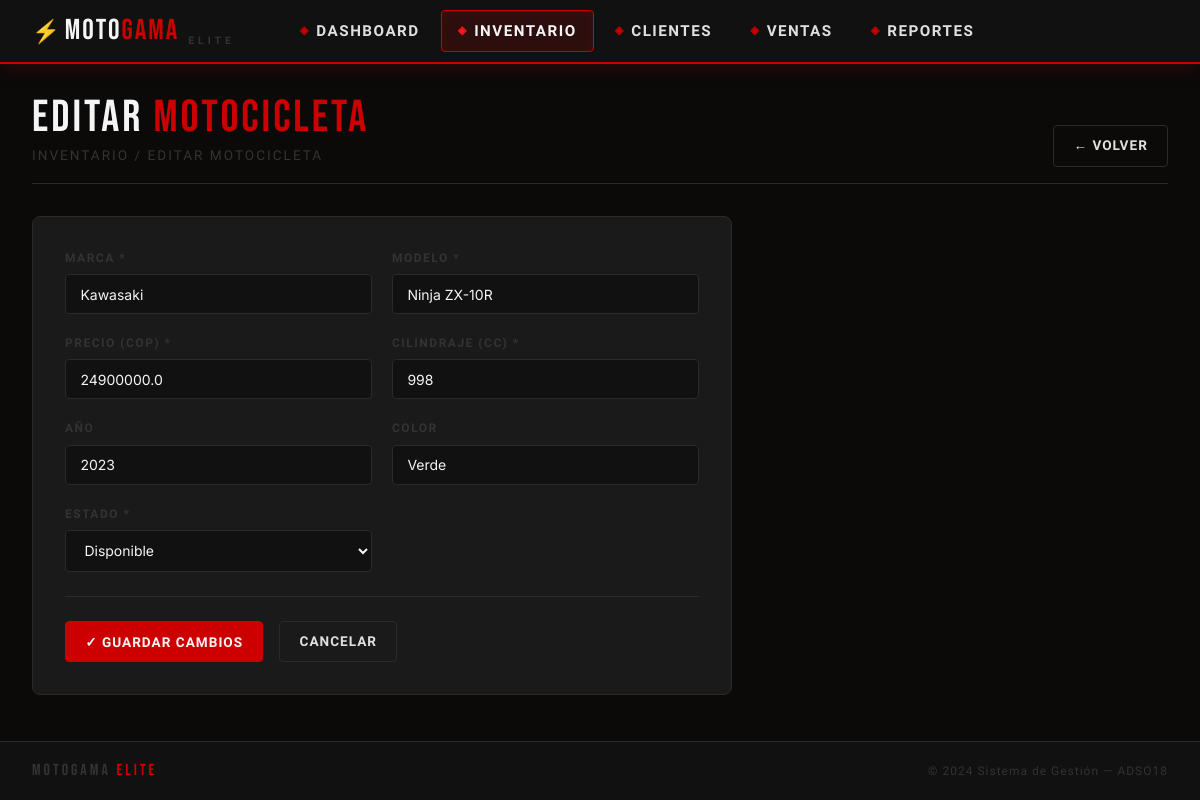
Screenshot of /vehiculos/editar/3 with the database file from the repository.
### tables this page shows
CREATE TABLE vehiculos (
    id INTEGER PRIMARY KEY AUTOINCREMENT,
    marca TEXT NOT NULL,
    modelo TEXT NOT NULL,
    precio REAL NOT NULL,
    cilindraje INTEGER NOT NULL,
    estado TEXT NOT NULL DEFAULT 'disponible' CHECK(estado IN ('disponible', 'vendido')),
    color TEXT,
    anio INTEGER,
    imagen_url TEXT,
    created_at TIMESTAMP DEFAULT CURRENT_TIMESTAMP
);

### app.py (the view, shortened to what this page needs)
@app.route('/vehiculos/editar/<int:id>', methods=['GET', 'POST'])
def editar_vehiculo(id):
    conn = get_db()
    vehiculo = conn.execute("SELECT * FROM vehiculos WHERE id=?", (id,)).fetchone()
    if not vehiculo:
        flash('Vehículo no encontrado.', 'error')
        return redirect(url_for('vehiculos'))
    conn.close()
    return render_template('vehiculo_form.html', vehiculo=vehiculo, titulo='Editar Motocicleta')

### app.py (called while the page is built)
def get_db():
    conn = sqlite3.connect(DB_PATH)
    conn.row_factory = sqlite3.Row
    conn.execute("PRAGMA foreign_keys = ON")
    return conn

### templates/vehiculo_form.html (shortened to what this page needs)
{% extends 'base.html' %}
{% block content %}
<div class="page-header">
    <div>
        <div class="page-title">{{ titulo.upper().replace(' ', '<span> ') | safe }}</div>
        <div class="page-subtitle">Inventario / {{ titulo }}</div>
    </div>
    <a href="{{ url_for('vehiculos') }}" class="btn btn-secondary">← Volver</a>
</div>
<div class="form-card">
    <form method="POST">
        <div class="form-grid">
            <div class="form-group">
                <label for="marca">Marca *</label>
                <input type="text" id="marca" name="marca" required
                       value="{{ vehiculo.marca if vehiculo else '' }}"
                       placeholder="Ej: Ducati, BMW, Kawasaki">
            </div>
            <div class="form-group">
                <label for="modelo">Modelo *</label>
                <input type="text" id="modelo" name="modelo" required
                       value="{{ vehiculo.modelo if vehiculo else '' }}"
                       placeholder="Ej: Panigale V4">
            </div>
            <div class="form-group">
                <label for="precio">Precio (COP) *</label>
                <input type="number" id="precio" name="precio" required min="0" step="1000"
                       value="{{ vehiculo.precio if vehiculo else '' }}"
                       placeholder="Ej: 28500000">
            </div>
            <div class="form-group">
                <label for="cilindraje">Cilindraje (cc) *</label>
                <input type="number" id="cilindraje" name="cilindraje" required min="50"
                       value="{{ vehiculo.cilindraje if vehiculo else '' }}"
                       placeholder="Ej: 1103">
            </div>
            <div class="form-group">
                <label for="anio">Año</label>
                <input type="number" id="anio" name="anio" min="1990" max="2030"
                       value="{{ vehiculo.anio if vehiculo else 2024 }}"
                       placeholder="Ej: 2024">
            </div>
            <div class="form-group">
                <label for="color">Color</label>
                <input type="text" id="color" name="color"
                       value="{{ vehiculo.color if vehiculo else '' }}"
                       placeholder="Ej: Rojo, Negro">
            </div>
            <div class="form-group">
                <label for="estado">Estado *</label>
                <select id="estado" name="estado" required>
                    <option value="disponible" {{ 'selected' if not vehiculo or vehiculo.estado == 'disponible' }}>Disponible</option>
                </select>
            </div>
        </div>
        <div class="form-actions">
            <button type="submit" class="btn btn-primary">
                {{ '✓ Guardar Cambios' if vehiculo else '+ Registrar Motocicleta' }}
            </button>
            <a href="{{ url_for('vehiculos') }}" class="btn btn-secondary">Cancelar</a>
        </div>
    </form>
</div>
{% endblock %}

### static/css/style.css (style rules this page uses)
:root { --rojo: #CC0000; --rojo-vivo: #FF1A1A; --rojo-oscuro: #8B0000; --negro: #0A0A0A; --negro-medio: #111111; --negro-suave: #1A1A1A; --gris-oscuro: #222222; --gris-medio: #333333; --gris-borde: #2A2A2A; --blanco: #F5F5F5; --blanco-suave: #E0E0E0; --blanco-opaco: rgba(245,245,245,0.07); --sombra-roja: 0 0 20px rgba(204,0,0,0.3); --sombra-fuerte: 0 8px 32px rgba(0,0,0,0.6); --font-display: 'Bebas Neue', sans-serif; --font-ui: 'Rajdhani', sans-serif; --font-body: 'Inter', sans-serif; --radius: 4px; --radius-lg: 8px; --transition: 0.2s cubic-bezier(0.4,0,0.2,1); }
*, *::before, *::after { box-sizing: border-box; margin: 0; padding: 0; }
html { scroll-behavior: smooth; }
body { background: var(--negro); color: var(--blanco); font-family: var(--font-body); font-size: 14px; line-height: 1.6; min-height: 100vh; display: flex; flex-direction: column; }
body::before { content: ''; position: fixed; inset: 0; background-image: repeating-linear-gradient( 0deg, transparent, transparent 2px, rgba(204,0,0,0.015) 2px, rgba(204,0,0,0.015) 4px ); pointer-events: none; z-index: 0; }
.page-header { margin-bottom: 2rem; padding-bottom: 1rem; border-bottom: 1px solid var(--gris-borde); display: flex; align-items: flex-end; justify-content: space-between; flex-wrap: wrap; gap: 1rem; }
.page-title { font-family: var(--font-display); font-size: 2.8rem; letter-spacing: 3px; color: var(--blanco); line-height: 1; }
.page-title span { color: var(--rojo); }
.page-subtitle { font-family: var(--font-ui); color: var(--gris-medio); font-size: 0.85rem; letter-spacing: 2px; text-transform: uppercase; margin-top: 0.25rem; }
.btn { display: inline-flex; align-items: center; gap: 0.4rem; padding: 0.55rem 1.2rem; border: none; border-radius: var(--radius); cursor: pointer; font-family: var(--font-ui); font-size: 0.85rem; font-weight: 700; letter-spacing: 1px; text-transform: uppercase; text-decoration: none; transition: all var(--transition); white-space: nowrap; }
.btn-primary { background: var(--rojo); color: var(--blanco); border: 1px solid var(--rojo); }
.btn-secondary { background: transparent; color: var(--blanco-suave); border: 1px solid var(--gris-borde); }
.form-card { background: var(--negro-suave); border: 1px solid var(--gris-borde); border-radius: var(--radius-lg); padding: 2rem; max-width: 700px; }
.form-grid { display: grid; grid-template-columns: repeat(auto-fit, minmax(220px, 1fr)); gap: 1.25rem; }
.form-group { display: flex; flex-direction: column; gap: 0.4rem; }
label { font-family: var(--font-ui); font-size: 0.75rem; font-weight: 700; letter-spacing: 1.5px; text-transform: uppercase; color: var(--gris-medio); }
input, select, textarea { background: var(--negro-medio); border: 1px solid var(--gris-borde); border-radius: var(--radius); color: var(--blanco); font-family: var(--font-body); font-size: 0.875rem; padding: 0.65rem 0.9rem; transition: border-color var(--transition), box-shadow var(--transition); outline: none; width: 100%; }
input::placeholder { color: var(--gris-medio); }
select option { background: var(--negro-medio); color: var(--blanco); }
.form-actions { display: flex; gap: 1rem; margin-top: 1.5rem; padding-top: 1.5rem; border-top: 1px solid var(--gris-borde); flex-wrap: wrap; }

### rows the page displays
vehiculos: marca "Kawasaki", modelo "Ninja ZX-10R", precio "24900000.0", cilindraje "998", anio "2023", color "Verde"

### other values shown
{{ titulo.upper().replace(' ', '<span> ') | safe }} "EDITAR MOTOCICLETA"
{{ titulo }} "EDITAR MOTOCICLETA"
{{ '✓ Guardar Cambios' if vehiculo else '+ Registrar Motocicleta' }} "✓ GUARDAR CAMBIOS"
